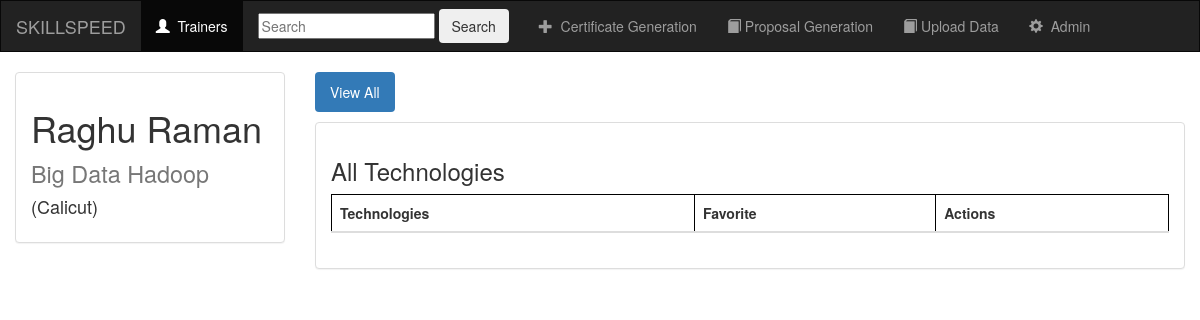
Page /trainer/25/ on the committed database.
### trainer/models.py (models this page shows, shortened)
class Trainer(models.Model):
    technology = models.CharField(max_length=250)
    name= models.CharField(max_length=250)
    location= models.CharField(max_length=100)
    email = models.CharField(max_length=200, default="@gmail.com")
    contact = models.CharField(max_length=20, default="+91")
    trainer_profile= models.FileField()

### trainer/views.py (the view)
# urls.py: url(r'^(?P<pk>[0-9]+)/$',views.DetailView.as_view(),name='details'),
class DetailView(generic.DetailView):
    model=Trainer
    template_name='trainer/details.html'
    context_object_name = 'trainer'

### trainer/templates/trainer/details.html (shortened to what this page needs)
{% extends 'trainer/base.html' %}
{% block body %}
  <div class="container-fluid songs-container">
    <div class="row">
        <div class="col-sm-4 col-md-3">
            <div class="panel panel-default">
                <div class="panel-body">
                    <h1>{{ trainer.name }} <small>{{ trainer.technology }}</small></h1>
                    <h4>({{ trainer.location }})</h4>
                </div>
            </div>
        </div>
        <div class="col-sm-8 col-md-9">
            <ul class="nav nav-pills" style="margin-bottom: 10px">
                <li class="active"><a href="{% url 'trainer:index'%}">View All</a></li>
            </ul>
            <div class="panel panel-default">
                <div class="panel-body">
                    <h3>All Technologies</h3>
                    <table class="table">
                        <thead>
                        <tr>
                            <th>Technologies</th>
                            <th>Favorite</th>
                            <th>Actions</th>
                        </tr>
                        </thead>
                    </table>
                </div>
            </div>
    </div>
  </div>
{% endblock %}

### trainer/static/trainer/style.css (style rules this page uses)
table, th, td { border: 1px solid black; }

### rows in the picture
Trainer: name "Raghu Raman", technology "Big Data Hadoop", location "Calicut"
